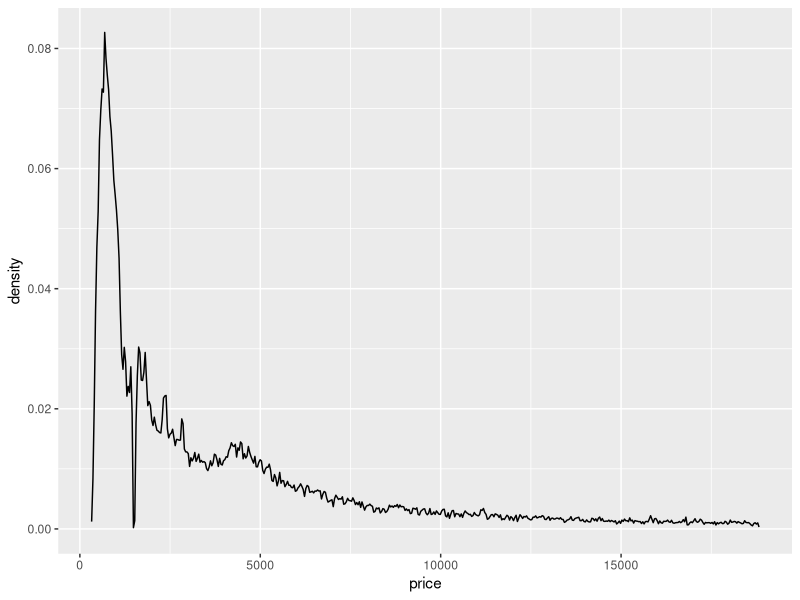
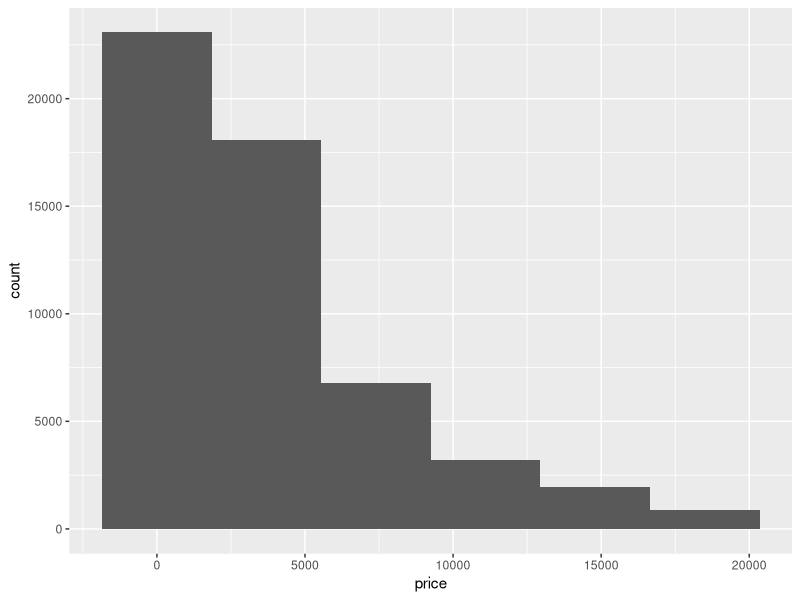
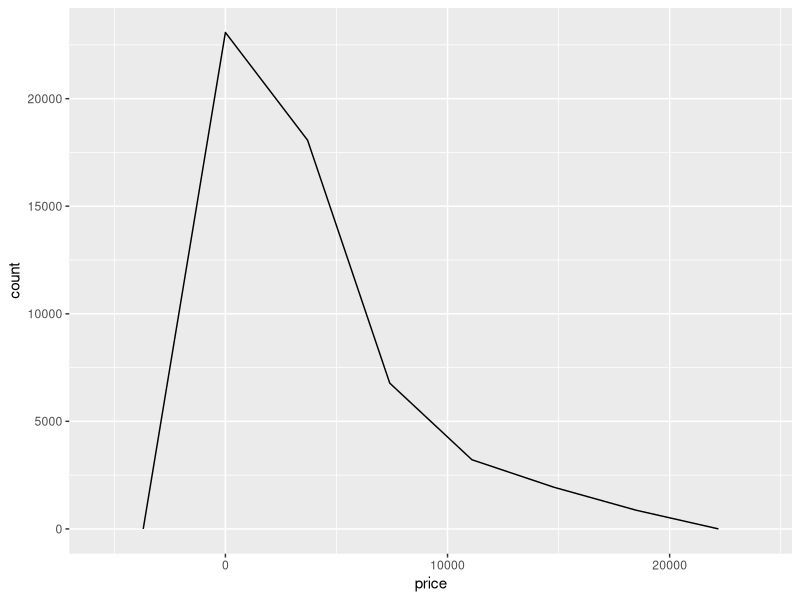
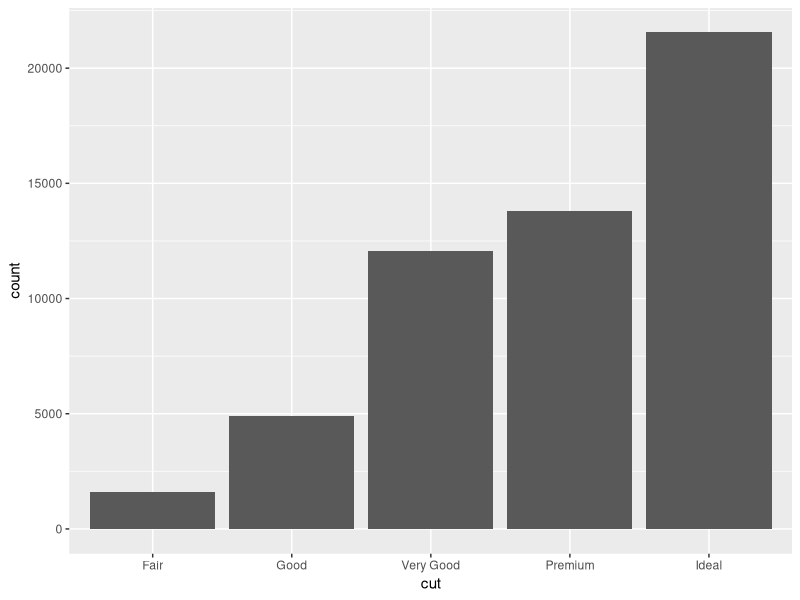
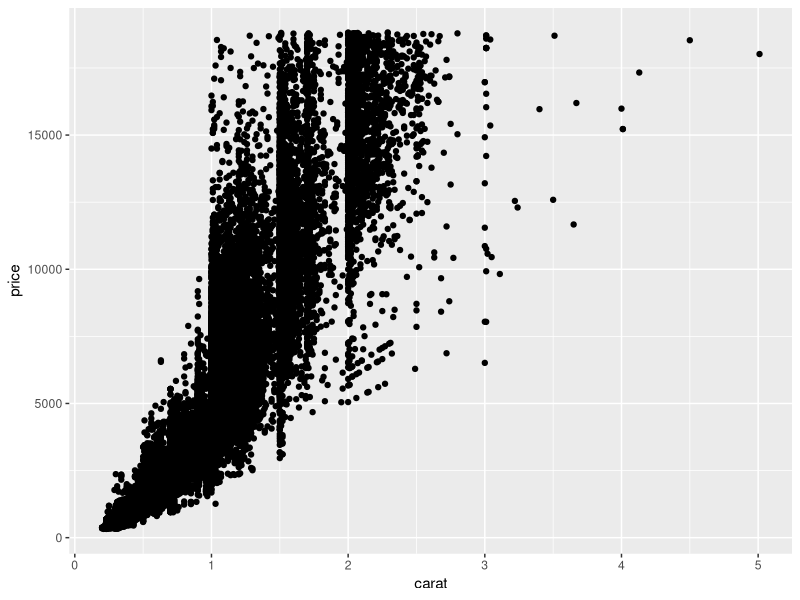
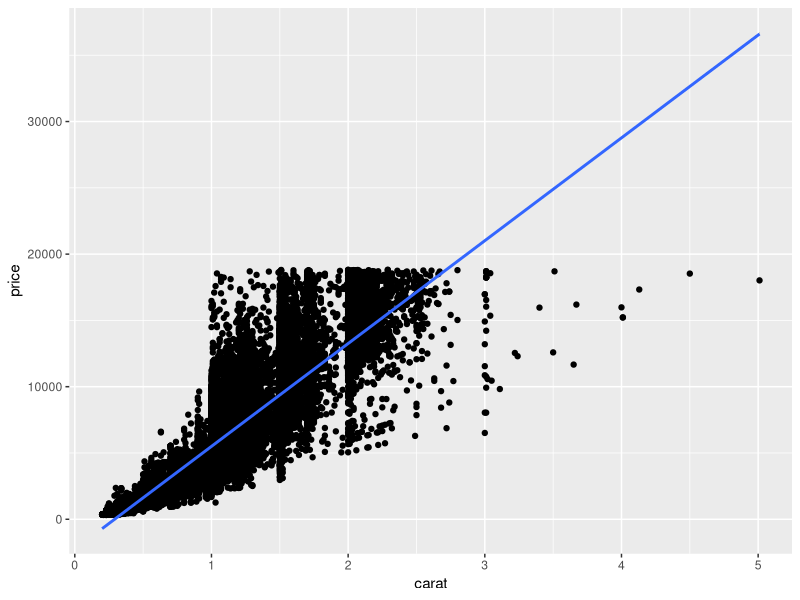
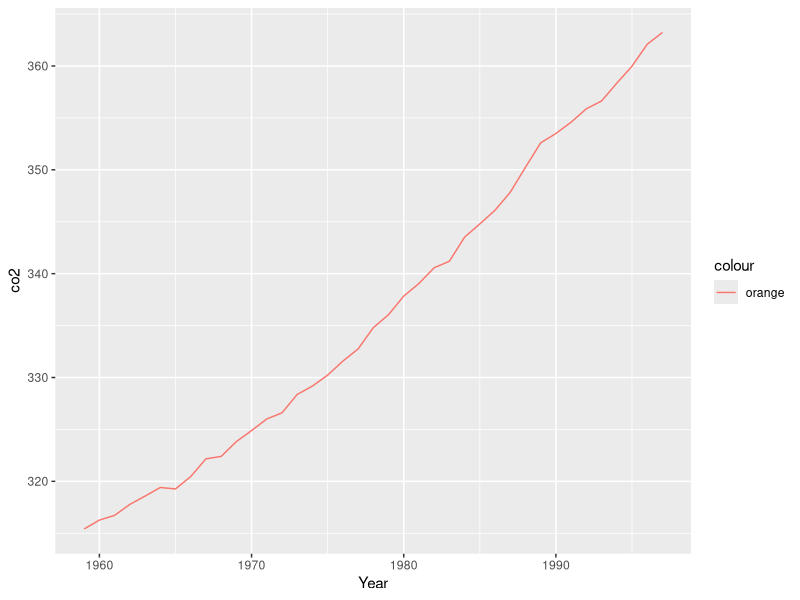
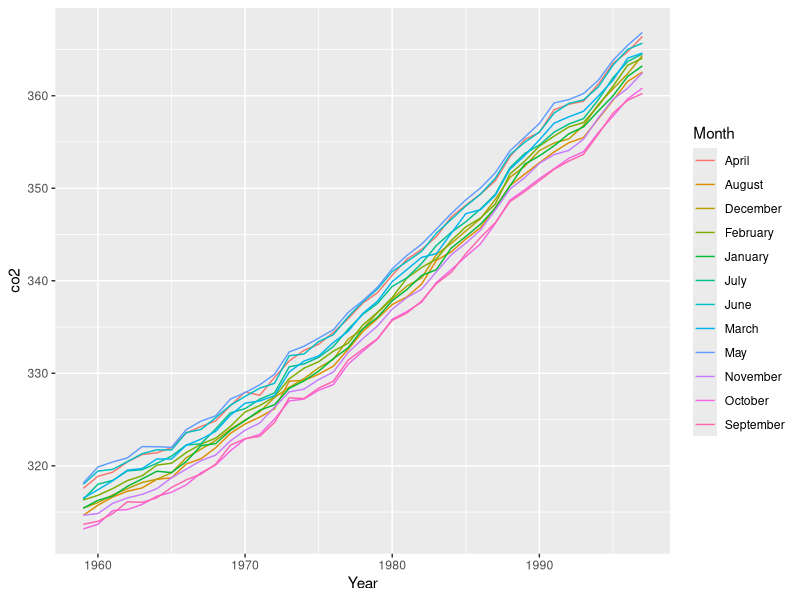

Write R code to recreate these figures, in order. (Note: this script raises an error after producing the figures.)
library(dplyr)
library(ggplot2)
library(tidyr)
library(gridExtra)
library(patchwork)
library(scales)

# load datasets we'll use
data(sleep)
data(diamonds)
data(co2)
# tidy co2 
co2 <- data.frame(Year = rep(1959:1997, each = 12),
                  Month = rep(format(ISOdate(2004,1:12,1),"%B"), 39),
                  co2 = as.numeric(co2))

matrics <- data.frame(
  year = 2014:2018,
  EC = c(65.4,56.8,59.3,65,70.6),
  FS = c(82.8,81.6,88.2,86.1,87.5),
  Gau = c(84.7,84.2,85.1,85.1,87.9),
  KZN = c(69.7,60.7,66.4,72.9,76.2),
  Lim = c(72.9,65.9,62.5,65.6,69.4),
  Mpu = c(79,78.6,77.1,74.8,79),
  NW = c(84.6,81.5,82.5,79.4,81.1),
  NC = c(76.4,69.4,78.7,75.6,73.3),
  WC = c(82.2,87.7,85.9,82.8,81.5)
)

matrics_long <- pivot_longer(matrics, cols = -1, names_to = "province", values_to = "pass_rate")

# geometries
# geometries denoted by geom_xxx are the building blocks of ggplots

# common 1D geoms: geom_density, geom_histogram, geom_freqpoly, geom_bar
# common 2D geoms: geom_point, geom_line, geom_bar(stat = "identity")

### 1D geoms only need you to specify an "x" in the aesthetics

## geom_density
diamonds %>% 
  ggplot(aes(x = price)) + 
  geom_density(bw=0.1) 

## geom_histogram
diamonds %>% 
  ggplot(aes(x = price)) + 
  geom_histogram(bins=6)

## geom_freqpoly
diamonds %>% 
  ggplot(aes(x = price)) + 
  geom_freqpoly(bins=6)

## additional parameters control smoothing (see ?geom_xxx)

# EXERCISE: adapt each of the plots above so that the densities/histograms are 
# either "smoother" or "rougher". Choose an appropriate amount of smoothing.

## geom_bar

# default behaviour for geom_bar is to count stuff, so 1D
diamonds %>% ggplot(aes(x = cut)) + 
  geom_bar()

### 2D geoms need x and y in aes

## geom_point

diamonds %>% ggplot(aes(x = carat, y = price)) + 
  geom_point()

# often nice to add a smooth line of best fit with geom_smooth, which
# uses generalised additive models (gams) by default, covered in later
# courses
diamonds %>% ggplot(aes(x = carat, y = price)) + 
  geom_point() + 
  geom_smooth(method=lm)

# EXERCISE: adapt the code you just used to fit a straight line rather than a smooth

## geom_line

co2 %>% filter(Month == "January") %>%
  ggplot(aes(x = Year, y = co2, col='orange')) + 
  geom_line()



# EXERCISE: show lines for all 12 months on the plot (a) by using fill or colour, 
# (b) without using fill or colour

#a)
co2 %>% group_by(Month) %>%
  ggplot(aes(x = Year, y = co2, col=Month)) + 
  geom_line()

#b)
co2 %>% group_by(Month) %>%
  ggplot() + 
  geom_line(aes(x = Year, y = co2, linetype=Month)) 


# EXERCISE: flip Month and Year around so that each line represents a Year, and the 
# Month is on the x-axis
co2 %>% group_by(Month) %>%
  ggplot() + 
  geom_line(aes(x = Year, y = co2, linetype=Month)) + coord_flip()





## geom_area

# just fills in area under a geom_line
co2 %>% filter(Month == "January") %>%
  ggplot(aes(x = Year, y = co2)) + 
  geom_area()

## geom_bar

# with (stat = "identity") plots x and y directly, no counts
diamonds %>% group_by(cut) %>% summarize(meanprice = mean(price)) %>%
  ggplot(aes(x = cut, y = meanprice)) + 
  geom_bar(stat = "identity")

### discretising continuous variables

## ggplot provides 3 helper functions:
# cut_interval: divides data into fixed number of bins
# cut_width: divides data into bins of fixed width
# cut_number: divides data into n bins each containing (approximately) the same number of points

diamonds %>%
  ggplot(aes(x = cut_interval(price, n = 5))) + 
  geom_bar()

diamonds %>%
  ggplot(aes(x = cut_width(price, width = 5000))) + 
  geom_bar()

diamonds %>%
  ggplot(aes(x = cut_number(price, n = 5))) + 
  geom_bar()

# these are especially useful when grouping/faceting on continuous variables

# EXERCISE: Display the distribution of price conditional on cut and carat. 
# Try facetting by cut and grouping by carat. Try facetting by carat and grouping by cut. 
# Which do you prefer?

diamonds %>% group_by(cut) %>%
  ggplot() +
  geom_point(aes(x=carat, y=price)) +
  facet_grid(cut~.)


# EXERCISE: Compare the relationship between price and carat for each colour.
# What makes it hard to compare the groups? Is grouping better or facetting? 
# If you use facetting, what annotation might you add to make it easier to see 
# the differences between panels?

diamonds %>% 
  ggplot() +
  geom_point(aes(x=carat, y=price)) +
  facet_grid(color~.)

### Labels (labs)

## sets text for axis labels and title
## NOT the appearance of the text, that's a "theme" (next)

co2 %>% filter(Month == "January") %>%
  ggplot(aes(x = Year, y = co2)) + 
  geom_line() +
  labs(x = "Year", y = "C02 level (PPM)", 
       title = "Increasing atmospheric concentrations of CO2", 
       subtitle = "Values for February, March and April of 1964 obtained by interpolation")

# nice to have CO2 with a subscript on the "2"
co2 %>% filter(Month == "January") %>%
  ggplot(aes(x = Year, y = co2)) + 
  geom_line() +
  labs(x = "Year", y = expression(paste(CO[2]," level")), 
       title = expression(paste("Increasing atmospheric concentrations of ", CO[2])), 
       subtitle = "Values for February, March and April of 1964 obtained by interpolation")

### Themes

## fine-scale control and polishing

# loads of options
?theme

# make a plot
pp <- diamonds %>% sample_n(1000) %>%
  ggplot(aes(x = carat, y = price)) + 
  geom_point()
pp 

# change the background colour
pp + 
  theme(panel.background = element_rect(fill = "red"))

# that's too dark, add some transparency
pp + 
  theme(panel.background = element_rect(fill = alpha('red', 0.2)))

# change axis text 
pp + 
  theme(axis.text = element_text(colour = "red", size = rel(1.5)))

# change axis labels text 
pp + 
  theme(axis.title = element_text(colour = "red", size = rel(1.5)))

# can also add transparency to axis labels (not a good idea here) 
pp + 
  theme(axis.title = element_text(colour = alpha('red', 0.2), size = rel(1.5)))

# arrows on the axes
pp + 
  theme(axis.line = element_line(arrow = arrow()))

# even finer control... changes look of arrow heads
pp + 
  theme(axis.line = element_line(arrow = arrow(angle = 20, length = unit(0.1, "inches"))))

# grid lines
pp +
  theme(panel.grid.major = element_line(colour = "red"),
        panel.grid.minor = element_line(colour = "orange"))

pp +
  theme(panel.grid.major = element_line(colour = "red", size = 1),
        panel.grid.minor = element_line(colour = "orange", size = 1))

# spacing between gridlines isn't a theme setting, its in "scale_"
pp +
  theme(panel.grid.major = element_line(colour = "red"),
        panel.grid.minor = element_line(colour = "orange")) +
  scale_x_continuous(breaks = seq(from = 0, to = 3, by = 0.5),
                     minor_breaks = seq(from = 0, to = 3, by = 0.1))

# same for y axis
pp +
  theme(panel.grid.major = element_line(colour = "red"),
        panel.grid.minor = element_line(colour = "orange")) +
  scale_y_continuous(breaks = seq(from = 0, to = 20000, by = 10000),
                     minor_breaks = seq(from = 0, to = 20000, by = 500))

# can also set manual axis text at tickmarks
pp +
  scale_y_continuous(breaks = seq(from = 0, to = 20000, by = 5000),
                     labels = c("R0", "R5,000", "R10,000", "R15,000", "R20,000"))

# longer axis ticks
pp +
  scale_y_continuous(breaks = seq(from = 0, to = 20000, by = 5000),
                     labels = c("R0", "R5,000", "R10,000", "R15,000", "R20,000")) +
  theme(axis.ticks.length=unit(.25, "cm"))

# put it all together
pp + 
  labs(x = "Weight of diamond (carats)", y = "Price of diamond (USD)") +
  theme(panel.background = element_rect(fill = alpha('red', 0.2)),
        axis.text = element_text(colour = "red", size = rel(1.5)),
        axis.title = element_text(colour = "red", size = rel(1.5)))


# revisiting log scale example from lecture
data(msleep)

a <- ggplot(msleep, aes(x = bodywt, y = brainwt)) + 
  geom_point(na.rm = TRUE) + 
  labs(x = "Body weight (kg)", y = "Brain weight (kg)")
a 

# log scaling
a + scale_x_log10() + scale_y_log10() 

# nice tick marks with annotation_xxx
a + scale_x_log10() + scale_y_log10() + annotation_logticks() 

# advanced axis breaks and labelling options with scales package
a + scale_x_log10(
  breaks = scales::trans_breaks("log10", function(x) 10^x),
  labels = scales::trans_format("log10", scales::math_format(10^.x))) +
  scale_y_log10(
    breaks = scales::trans_breaks("log10", function(x) 10^x),
    labels = scales::trans_format("log10", scales::math_format(10^.x))) +
  annotation_logticks() +
  labs(x = "Body weight (kg)", y = "Brain weight (kg)")

# EXERCISE: choose any of the plots you've made and add axis labels, title, and 
# subtitle

plot1<-co2 %>% group_by(Month) %>%
  ggplot(aes(x = Year, y = co2, col=Month)) + 
  geom_line() + labs(x='Year', y='CO2', title='C02 concentration per year ', subtitle = 'Values for all months')

plot1

# EXERCISE: Improve the plot below by adding appropriate axis labels, 
# rotating the x axis text so that it is vertical, and change
# the axis text so that it does not include numbers in scientific notation

diamonds %>%
  ggplot(aes(x = cut_interval(price, n = 5))) + 
  geom_bar() +labs(x='diamond cut intervals', y= 'price per cut interval',
                   title='Diamond prices per cut interval')

# EXERCISE: Use geom_label to add a label to the plot below that identifies 
# the diamond with the largest value-per-carat. Bonus: make the labelling 
# "automatic" so that it still works if you resample another 10 diamonds 
# (make the label's location dynamic, rather than at a fixed (x,y) location)

diamonds %>% sample_n(10) %>%
  ggplot(aes(x = carat, y = price)) + 
  geom_point() +
  geom_label(aes(label=max(price)), nudge_x = .75)

### Legends

# revisiting class example #1
s1 <- ggplot(msleep, 
       aes(x = bodywt, y = brainwt, colour = order)) +
  geom_point(na.rm = TRUE) + 
  scale_x_log10(breaks = scales::trans_breaks("log10", function(x) 10^x),
                labels = scales::trans_format("log10",scales::math_format(10^.x))) + 
  scale_y_log10(breaks = scales::trans_breaks("log10", function(x) 10^x),
                labels = scales::trans_format("log10", scales::math_format(10^.x))) +
  annotation_logticks() +
  xlab("Body weight (kg)") + ylab("Brain weight (kg)") 
s1 

s1 + theme(legend.position = "bottom") 
s1 + theme(legend.position = "bottom") + guides(colour = guide_legend(ncols = 8))

matrics_long %>% 
  ggplot(aes(x = year, y = pass_rate, colour = province)) +
  geom_line() + theme_bw() + scale_colour_brewer(palette = "Set3")


# revisiting class example #2

s2 <- matrics_long %>% 
  ggplot(aes(x = year, y = pass_rate, colour = province)) +
  geom_line() + theme_bw() + scale_colour_brewer(palette = "Set3") 

# inset legend 
s2 +
  # coordinates for legend.position are x- and y- offsets from the bottom-left of the plot, ranging from 0 - 1.
  theme(legend.position = c(0.82,0.12), legend.title = element_blank(), 
        legend.text=element_text(size=8)) +
  guides(colour = guide_legend(ncol = 3))

# with geom_label

# make dataframe with x and y coords of labels, here just taking 2015 as x and 
# pass rate in 2015 as y, for illustration
textlabels <- matrics_long %>% filter(year == 2015) %>% 
  mutate(xpos = year, ypos = pass_rate) # don't have to rename, again for illustration

s2 +
  geom_label(data = textlabels, aes(x = xpos, y = ypos, label = province)) +
  theme(legend.position = "none")

s2 +
  geom_label_repel(data = textlabels, aes(x = xpos, y = ypos, label = province)) +
  theme(legend.position = "none")

### Adding geoms from different datasets

# Task: make a figure that shows the CO2 concentration over time for a
# specific month as a line (like done above), and then on top of that
# plots the mean CO2 concentrations over time (i.e. averages over all
# months) as a bar graph

co2mean <- co2 %>% group_by(Year) %>% summarize(mean_co2 = mean(co2))

co2 %>% filter(Month == "June") %>%
  ggplot(aes(x = Year, y = co2)) + 
  geom_bar(data = co2mean, aes(x = Year, y = mean_co2),
           stat = "identity", alpha = 0.4) + 
  geom_line(colour = "red")

# limiting the range on the y-axis
co2 %>% filter(Month == "June") %>%
  ggplot(aes(x = Year, y = co2)) + 
  geom_bar(data = co2mean, aes(x = Year, y = mean_co2),
           stat = "identity", alpha = 0.4) + 
  geom_line(colour = "red") +
  ylim(c(300, 400))

# can't use ylim, drops the observations, need "coord_cartesian"
co2 %>% filter(Month == "June") %>%
  ggplot(aes(x = Year, y = co2)) + 
  geom_bar(data = co2mean, aes(x = Year, y = mean_co2),
           stat = "identity", alpha = 0.4) + 
  geom_line(colour = "red") +
  coord_cartesian(ylim = c(300, 375))

# this is probably a better plot
co2 %>% filter(Month == "June") %>%
  ggplot(aes(x = Year, y = co2)) + 
  geom_line(data = co2mean, aes(x = Year, y = mean_co2)) + 
  geom_line(colour = "red") 

### Showing multiple plots

# Make a few plots
p1 <- diamonds %>% ggplot(aes(x = price)) + geom_density() + ggtitle("Default")
p2 <- diamonds %>% ggplot(aes(x = price)) + geom_density(adjust = 0.5) + ggtitle("Wiggly")
p3 <- diamonds %>% ggplot(aes(x = price)) + geom_density(adjust = 5) + ggtitle("Smooth")
p4 <- diamonds %>% ggplot(aes(x = price)) + geom_histogram() + ggtitle("Histogram")

# layout with gridExtra package
grid.arrange(p1, p2, p3, p4, nrow = 1)
grid.arrange(p1, p2, p3, p4, nrow = 2)
grid.arrange(p1, p2, p3, layout_matrix = matrix(c(1,2,1,3), nrow = 2))
grid.arrange(p1, p2, p3, layout_matrix = matrix(c(1,1,2,3), nrow = 2))

# layout with patchwork package
p1 + p2 
p1 + p2 + p3 + plot_layout(ncol = 3)
p1 + p2 + p3 + plot_layout(ncol = 3, widths = c(2, 1, 1))

# nesting plots
p1 + { p2 + p3 } + plot_layout(ncol = 2)
p1 + { p2 + { p3 + p4 } } + plot_layout(ncol = 1)

# various operators for manipulating layout (-, /, |)
p1 + p2 - p3 + plot_layout(ncol=1)
p1 + p2 - p3 - p4 + plot_layout(ncol=1)
p1 + p2 - p3 + p4 + plot_layout(ncol=1)
p1 + p2 - (p3 + p4) + plot_layout(ncol=1)
p1 + p2 - (p3 + p4 + p1) + plot_layout(ncol=1)

(p1 | p2 | p3) / p4
p4 / (p1 | p2 | p3)

# saving your plots
p_all <- p1 + p2 + p3 + p4 + plot_layout(ncol = 4)
ggsave(p_all, file = "myplot.png", width = 9, height = 3, dpi = 400)
